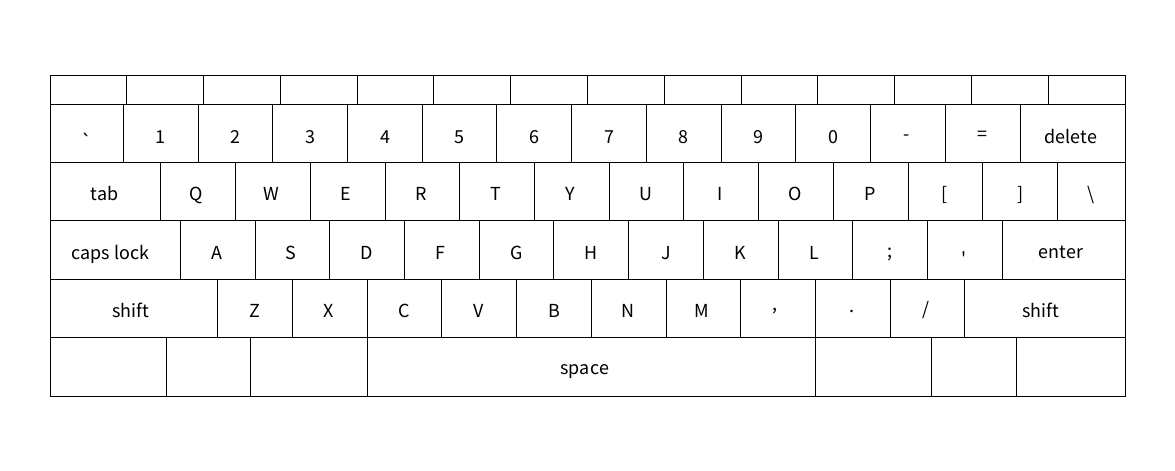
Frame 1 (no input)
Frame 60 (the mouse pressed at the canvas centre just before this capture): identical to frame 1, image omitted
Frame 120 (the mouse held since frame 60 and released just before this capture): identical to frame 1, image omitted

The Processing sketch that drew this single still picture (run headless with seeded random() and noise(); from frame 60 on, the mouse is pressed at the canvas centre):

// Processing sketch: EndLab
// ── EndLab.pde
String letters = "";
void setup() {
  size(1175, 471);
}
void draw() {
  background(255, 255, 255);
  drawGrid();
  drawLetters();
  //keyPressed();
}
void drawGrid() {
  stroke(0);
  strokeWeight(1);
  //outline
  line(1125.06, 75, 50, 75);
  line(1125.06, 396, 50, 396);
  line(1125.06, 75, 1125.06, 396);
  line(50, 396, 50, 75);
  //hor lines
  line(1125.06, 104.18, 50, 104.18);
  line(1125.06, 162.54, 50, 162.54);
  line(1125.06, 220.9, 50, 220.9);
  line(1125.06, 279.26, 50, 279.26);
  line(1125.06, 337.62, 50, 337.62);
  //vert row #1
  line(126.79, 75, 126.79, 104.18);
  line(203.58, 75, 203.58, 104.18);
  line(280.37, 75, 280.37, 104.18);
  line(357.16, 75, 357.16, 104.18);
  line(433.95, 75, 433.95, 104.18);
  line(510.74, 75, 510.74, 104.18);
  line(587.53, 75, 587.53, 104.18);
  line(664.32, 75, 664.32, 104.18);
  line(741.11, 75, 741.11, 104.18);
  line(817.9, 75, 817.9, 104.18);
  line(894.69, 75, 894.69, 104.18);
  line(971.48, 75, 971.48, 104.18);
  line(1048.27, 75, 1048.27, 104.18);
  //vert row #2
  line(126.79*.97307692, 104.18, 126.79*.97307692, 162.54);
  line(203.58*.97307692, 104.18, 203.58*.97307692, 162.54);
  line(280.37*.97307692, 104.18, 280.37*.97307692, 162.54);
  line(357.16*.97307692, 104.18, 357.16*.97307692, 162.54);
  line(433.95*.97307692, 104.18, 433.95*.97307692, 162.54);
  line(510.74*.97307692, 104.18, 510.74*.97307692, 162.54);
  line(587.53*.97307692, 104.18, 587.53*.97307692, 162.54);
  line(664.32*.97307692, 104.18, 664.32*.97307692, 162.54);
  line(741.11*.97307692, 104.18, 741.11*.97307692, 162.54);
  line(817.9*.97307692, 104.18, 817.9*.97307692, 162.54);
  line(894.69*.97307692, 104.18, 894.69*.97307692, 162.54);
  line(971.48*.97307692, 104.18, 971.48*.97307692, 162.54);
  line(1048.27*.97307692, 104.18, 1048.27*.97307692, 162.54);
  //vert row #3
  line(126.79*.97307692+37.5, 162.54, 126.79*.97307692+37.5, 220.9);
  line(203.58*.97307692+37.5, 162.54, 203.58*.97307692+37.5, 220.9);
  line(280.37*.97307692+37.5, 162.54, 280.37*.97307692+37.5, 220.9);
  line(357.16*.97307692+37.5, 162.54, 357.16*.97307692+37.5, 220.9);
  line(433.95*.97307692+37.5, 162.54, 433.95*.97307692+37.5, 220.9);
  line(510.74*.97307692+37.5, 162.54, 510.74*.97307692+37.5, 220.9);
  line(587.53*.97307692+37.5, 162.54, 587.53*.97307692+37.5, 220.9);
  line(664.32*.97307692+37.5, 162.54, 664.32*.97307692+37.5, 220.9);
  line(741.11*.97307692+37.5, 162.54, 741.11*.97307692+37.5, 220.9);
  line(817.9*.97307692+37.5, 162.54, 817.9*.97307692+37.5, 220.9);
  line(894.69*.97307692+37.5, 162.54, 894.69*.97307692+37.5, 220.9);
  line(971.48*.97307692+37.5, 162.54, 971.48*.97307692+37.5, 220.9);
  line(1048.27*.97307692+37.5, 162.54, 1048.27*.97307692+37.5, 220.9);
  //vert row #4
  line(126.79*.97307692+57, 220.9, 126.79*.97307692+57, 279.26);
  line(203.58*.97307692+57, 220.9, 203.58*.97307692+57, 279.26);
  line(280.37*.97307692+57, 220.9, 280.37*.97307692+57, 279.26);
  line(357.16*.97307692+57, 220.9, 357.16*.97307692+57, 279.26);
  line(433.95*.97307692+57, 220.9, 433.95*.97307692+57, 279.26);
  line(510.74*.97307692+57, 220.9, 510.74*.97307692+57, 279.26);
  line(587.53*.97307692+57, 220.9, 587.53*.97307692+57, 279.26);
  line(664.32*.97307692+57, 220.9, 664.32*.97307692+57, 279.26);
  line(741.11*.97307692+57, 220.9, 741.11*.97307692+57, 279.26);
  line(817.9*.97307692+57, 220.9, 817.9*.97307692+57, 279.26);
  line(894.69*.97307692+57, 220.9, 894.69*.97307692+57, 279.26);
  line(971.48*.97307692+57, 220.9, 971.48*.97307692+57, 279.26);
  //vert row #5
  line(126.79*.97307692+94.3612883434, 279.26, 126.79*.97307692+94.3612883434, 337.62);
  line(203.58*.97307692+94.3612883434, 279.26, 203.58*.97307692+94.3612883434, 337.62);
  line(280.37*.97307692+94.3612883434, 279.26, 280.37*.97307692+94.3612883434, 337.62);
  line(357.16*.97307692+94.3612883434, 279.26, 357.16*.97307692+94.3612883434, 337.62);
  line(433.95*.97307692+94.3612883434, 279.26, 433.95*.97307692+94.3612883434, 337.62);
  line(510.74*.97307692+94.3612883434, 279.26, 510.74*.97307692+94.3612883434, 337.62);
  line(587.53*.97307692+94.3612883434, 279.26, 587.53*.97307692+94.3612883434, 337.62);
  line(664.32*.97307692+94.3612883434, 279.26, 664.32*.97307692+94.3612883434, 337.62);
  line(741.11*.97307692+94.3612883434, 279.26, 741.11*.97307692+94.3612883434, 337.62);
  line(817.9*.97307692+94.3612883434, 279.26, 817.9*.97307692+94.3612883434, 337.62);
  line(894.69*.97307692+94.3612883434, 279.26, 894.69*.97307692+94.3612883434, 337.62);
  //space bar
  line(280.37*.97307692+94.3612883434, 337.62, 280.37*.97307692+94.3612883434, 396);
  line(741.11*.97307692+94.3612883434, 337.62, 741.11*.97307692+94.3612883434, 396);
  //rest of vert row #6
  line(116.30038361472666663+50, 337.62, 116.30038361472666663+50, 396);
  line(116.30038361472666663+50+84.58209717434666664, 337.62, 116.30038361472666663+50+84.58209717434666664, 396);
  line(116.30038361472666663+815.5183245246, 337.62, 116.30038361472666663+815.5183245246, 396);
  line(116.30038361472666663+815.5183245246+84.58209717434666664, 337.62, 116.30038361472666663+815.5183245246+84.58209717434666664, 396);
}
void drawLetters() {
  fill(0);
  //row 2
  textSize(20);
  text("`", 80.6882113434, 148.36);
  text("1", 155.4107880302, 143.36);
  text("2", 155.4107880302+74.7225766868, 143.36);
  text("3", 155.4107880302+(74.7225766868*2), 143.36);
  text("4", 155.4107880302+(74.7225766868*3), 143.36);
  text("5", 155.4107880302+(74.7225766868*4), 143.36);
  text("6", 155.4107880302+(74.7225766868*5), 143.36);
  text("7", 155.4107880302+(74.7225766868*6), 143.36);
  text("8", 155.4107880302+(74.7225766868*7), 143.36);
  text("9", 155.4107880302+(74.7225766868*8), 143.36);
  text("0", 155.4107880302+(74.7225766868*9), 143.36);
  text("-", 155.4107880302+(74.7225766868*10), 140.36);
  text("=", 155.4107880302+(74.7225766868*11), 140.36);
  text("delete", 155.4107880302+(74.7225766868*12)-8, 143.36);
  //row 3
  text("tab", 90, 200);
  text("Q", 90+(74.7225766868)+24, 200);
  text("W", 90+(74.7225766868*2)+24, 200);
  text("E", 90+(74.7225766868*3)+26, 200);
  text("R", 90+(74.7225766868*4)+26, 200);
  text("T", 90+(74.7225766868*5)+26, 200);
  text("Y", 90+(74.7225766868*6)+27, 200);
  text("U", 90+(74.7225766868*7)+26, 200);
  text("I", 90+(74.7225766868*8)+29, 200);
  text("O", 90+(74.7225766868*9)+25, 200);
  text("P", 90+(74.7225766868*10)+27, 200);
  text("[", 90+(74.7225766868*11)+29, 200);
  text("]", 90+(74.7225766868*12)+30, 200);
  text("\\", 90+(74.7225766868*13)+26, 200);
  //row 4
  text("caps lock", 71, 259);
  text("enter", 1038, 258);
  text("A", 90+(74.7225766868)+46, 259);
  text("S", 90+(74.7225766868*2)+46, 259);
  text("D", 90+(74.7225766868*3)+46, 259);
  text("F", 90+(74.7225766868*4)+46, 259);
  text("G", 90+(74.7225766868*5)+46, 259);
  text("H", 90+(74.7225766868*6)+46, 259);
  text("J", 90+(74.7225766868*7)+48, 259);
  text("K", 90+(74.7225766868*8)+46, 259);
  text("L", 90+(74.7225766868*9)+46, 259);
  text(";", 90+(74.7225766868*10)+50, 257);
  text("'", 90+(74.7225766868*11)+49, 265);
  //row 5 217.7377110302
  text("shift", 112, 317);
  text("shift", 1022, 317);
  text("Z", 128+(74.7225766868)+46, 317);
  text("X", 128+(74.7225766868*2)+46, 317);
  text("C", 128+(74.7225766868*3)+46, 317);
  text("V", 128+(74.7225766868*4)+46, 317);
  text("B", 128+(74.7225766868*5)+46, 317);
  text("N", 128+(74.7225766868*6)+45, 317);
  text("M", 128+(74.7225766868*7)+43, 317);
  text(",", 128+(74.7225766868*8)+46, 310);
  text(".", 128+(74.7225766868*9)+48, 312);
  text("/", 128+(74.7225766868*10)+47, 315);
  //row 6
  text("space", 560, 374);
}
void keyPressed() {
  fill(255, 0, 0);
  //row 2
  if (key == '`') {
    rect(50, 104.18, 74.7225766868, 58.36);
    letters = letters + "`";
  }
  if (key == '1') {
    rect(126.79*.97307692, 104.18, 74.7225766868, 58.36);
    letters = letters + "1";
  }
  if (key == '2') {
    rect(203.58*.97307692, 104.18, 74.7225766868, 58.36);
    letters = letters + "2";
  }
  if (key == '3') {
    rect(280.37*.97307692, 104.18, 74.7225766868, 58.36);
    letters = letters + "3";
  }
  if (key == '4') {
    rect(357.16*.97307692, 104.18, 74.7225766868, 58.36);
    letters = letters + "4";
  }
  if (key == '5') {
    rect(433.95*.97307692, 104.18, 74.7225766868, 58.36);
    letters = letters + "5";
  }
  if (key == '6') {
    rect(510.74*.97307692, 104.18, 74.7225766868, 58.36);
    letters = letters + "6";
  }
  if (key == '7') {
    rect(587.53*.97307692, 104.18, 74.7225766868, 58.36);
    letters = letters + "7";
  }
  if (key == '8') {
    rect(664.32*.97307692, 104.18, 74.7225766868, 58.36);
    letters = letters + "8";
  }
  if (key == '9') {
    rect(741.11*.97307692, 104.18, 74.7225766868, 58.36);
    letters = letters + "9";
  }
  if (key == '0') {
    rect(817.9*.97307692, 104.18, 74.7225766868, 58.36);
    letters = letters + "0";
  }
  if (key == '-') {
    rect(894.69*.97307692, 104.18, 74.7225766868, 58.36);
    letters = letters + "-";
  }
  if (key == '=') {
    rect(971.48*.97307692, 104.18, 74.7225766868, 58.36);
    letters = letters + "=";
  }
  if (key == BACKSPACE) {
    rect(1048.27*.97307692, 104.18, 105.0126570716, 58.36);
    letters = letters.substring(0, letters.length()-1);
    //row 3
  }
  if (key == TAB) {
    rect(50, 162.54, 110.8764226868, 58.36);
    letters = letters + "     ";
  }
  if (key == 'q') {
    rect(126.79*.97307692+37.5, 162.54, 74.7225766868, 58.36);
    letters = letters + "q";
  }
  if (key == 'w') {
    rect(203.58*.97307692+37.5, 162.54, 74.7225766868, 58.36);
    letters = letters + "w";
  }
  if (key == 'e') {
    rect(280.37*.97307692+37.5, 162.54, 74.7225766868, 58.36);
    letters = letters + "e";
  }
  if (key == 'r') {
    rect(357.16*.97307692+37.5, 162.54, 74.7225766868, 58.36);
    letters = letters + "r";
  }
  if (key == 't') {
    rect(433.95*.97307692+37.5, 162.54, 74.7225766868, 58.36);
    letters = letters + "t";
  }
  if (key == 'y') {
    rect(510.74*.97307692+37.5, 162.54, 74.7225766868, 58.36);
    letters = letters + "y";
  }
  if (key == 'u') {
    rect(587.53*.97307692+37.5, 162.54, 74.7225766868, 58.36);
    letters = letters + "u";
  }
  if (key == 'i') {
    rect(664.32*.97307692+37.5, 162.54, 74.7225766868, 58.36);
    letters = letters + "i";
  }
  if (key == 'o') {
    rect(741.11*.97307692+37.5, 162.54, 74.7225766868, 58.36);
    letters = letters + "o";
  }
  if (key == 'p') {
    rect(817.9*.97307692+37.5, 162.54, 74.7225766868, 58.36);
    letters = letters + "p";
  }
  if (key == '[') {
    rect(894.69*.97307692+37.5, 162.54, 74.7225766868, 58.36);
    letters = letters + "[";
  }
  if (key == ']') {
    rect(971.48*.97307692+37.5, 162.54, 74.7225766868, 58.36);
    letters = letters + "]";
  }
  if (key == '\\') {
    rect(1048.27*.97307692+37.5, 162.54, 67.5126570716, 58.36);
    letters = letters + "\\";
  }
  //row 4
  if (key == 'a') {
    rect(126.79*.97307692+57, 220.9, 74.7225766868, 58.36);
    letters = letters + "a";
  }
  if (key == 's') {
    rect(203.58*.97307692+57, 220.9, 74.7225766868, 58.36);
    letters = letters + "s";
  }
  if (key == 'd') {
    rect(280.37*.97307692+57, 220.9, 74.7225766868, 58.36);
    letters = letters + "d";
  }
  if (key == 'f') {
    rect(357.16*.97307692+57, 220.9, 74.7225766868, 58.36);
    letters = letters + "f";
  }
  if (key == 'g') {
    rect(433.95*.97307692+57, 220.9, 74.7225766868, 58.36);
    letters = letters + "g";
  }
  if (key == 'h') {
    rect(510.74*.97307692+57, 220.9, 74.7225766868, 58.36);
    letters = letters + "h";
  }
  if (key == 'j') {
    rect(587.53*.97307692+57, 220.9, 74.7225766868, 58.36);
    letters = letters + "j";
  }
  if (key == 'k') {
    rect(664.32*.97307692+57, 220.9, 74.7225766868, 58.36);
    letters = letters + "k";
  }
  if (key == 'l') {
    rect(741.11*.97307692+57, 220.9, 74.7225766868, 58.36);
    letters = letters + "l";
  }
  if (key == ';') {
    rect(817.9*.97307692+57, 220.9, 74.7225766868, 58.36);
    letters = letters + ";";
  }
  if (key == '\'') {
    rect(894.69*.97307692+57, 220.9, 74.7225766868, 58.36);
    letters = letters + "'";
  }
  if (key == ENTER) {
    println(letters);
    letters = "";
  }
  //row 5
  if (key == 'z') {
    rect(126.79*.97307692+94.3612883434, 279.26, 74.7225766868, 58.36);
    letters = letters + "z";
  }
  if (key == 'x') {
    rect(203.58*.97307692+94.3612883434, 279.26, 74.7225766868, 58.36);
    letters = letters + "x";
  }
  if (key == 'c') {
    rect(280.37*.97307692+94.3612883434, 279.26, 74.7225766868, 58.36);
    letters = letters + "c";
  }
  if (key == 'v') {
    rect(357.16*.97307692+94.3612883434, 279.26, 74.7225766868, 58.36);
    letters = letters + "v";
  }
  if (key == 'b') {
    rect(433.95*.97307692+94.3612883434, 279.26, 74.7225766868, 58.36);
    letters = letters + "b";
  }
  if (key == 'n') {
    rect(510.74*.97307692+94.3612883434, 279.26, 74.7225766868, 58.36);
    letters = letters + "n";
  }
  if (key == 'm') {
    rect(587.53*.97307692+94.3612883434, 279.26, 74.7225766868, 58.36);
    letters = letters + "m";
  }
  if (key == ',') {
    rect(664.32*.97307692+94.3612883434, 279.26, 74.7225766868, 58.36);
    letters = letters + ",";
  }
  if (key == '.') {
    rect(741.11*.97307692+94.3612883434, 279.26, 74.7225766868, 58.36);
    letters = letters + ".";
  }
  if (key == '/') {
    rect(817.9*.97307692+94.3612883434, 279.26, 74.7225766868, 58.36);
    letters = letters + "/";
  }
  if (key == 'Q') {
    rect(126.79*.97307692+37.5, 162.54, 74.7225766868, 58.36);
    letters = letters + "Q";
  }
  if (key == 'W') {
    rect(203.58*.97307692+37.5, 162.54, 74.7225766868, 58.36);
    letters = letters + "W";
  }
  if (key == 'E') {
    rect(280.37*.97307692+37.5, 162.54, 74.7225766868, 58.36);
    letters = letters + "E";
  }
  if (key == 'R') {
    rect(357.16*.97307692+37.5, 162.54, 74.7225766868, 58.36);
    letters = letters + "R";
  }
  if (key == 'T') {
    rect(433.95*.97307692+37.5, 162.54, 74.7225766868, 58.36);
    letters = letters + "T";
  }
  if (key == 'Y') {
    rect(510.74*.97307692+37.5, 162.54, 74.7225766868, 58.36);
    letters = letters + "Y";
  }
  if (key == 'U') {
    rect(587.53*.97307692+37.5, 162.54, 74.7225766868, 58.36);
    letters = letters + "U";
  }
  if (key == 'I') {
    rect(664.32*.97307692+37.5, 162.54, 74.7225766868, 58.36);
    letters = letters + "I";
  }
  if (key == 'O') {
    rect(741.11*.97307692+37.5, 162.54, 74.7225766868, 58.36);
    letters = letters + "O";
  }
  if (key == 'P') {
    rect(817.9*.97307692+37.5, 162.54, 74.7225766868, 58.36);
    letters = letters + "P";
  }
  //row 4
  if (key == 'A') {
    rect(126.79*.97307692+57, 220.9, 74.7225766868, 58.36);
    letters = letters + "A";
  }
  if (key == 'S') {
    rect(203.58*.97307692+57, 220.9, 74.7225766868, 58.36);
    letters = letters + "S";
  }
  if (key == 'D') {
    rect(280.37*.97307692+57, 220.9, 74.7225766868, 58.36);
    letters = letters + "D";
  }
  if (key == 'F') {
    rect(357.16*.97307692+57, 220.9, 74.7225766868, 58.36);
    letters = letters + "F";
  }
  if (key == 'G') {
    rect(433.95*.97307692+57, 220.9, 74.7225766868, 58.36);
    letters = letters + "G";
  }
  if (key == 'H') {
    rect(510.74*.97307692+57, 220.9, 74.7225766868, 58.36);
    letters = letters + "H";
  }
  if (key == 'J') {
    rect(587.53*.97307692+57, 220.9, 74.7225766868, 58.36);
    letters = letters + "J";
  }
  if (key == 'K') {
    rect(664.32*.97307692+57, 220.9, 74.7225766868, 58.36);
    letters = letters + "K";
  }
  if (key == 'L') {
    rect(741.11*.97307692+57, 220.9, 74.7225766868, 58.36);
    letters = letters + "L";
  }
  //row 5
  if (key == 'Z') {
    rect(126.79*.97307692+94.3612883434, 279.26, 74.7225766868, 58.36);
    letters = letters + "Z";
  }
  if (key == 'X') {
    rect(203.58*.97307692+94.3612883434, 279.26, 74.7225766868, 58.36);
    letters = letters + "X";
  }
  if (key == 'C') {
    rect(280.37*.97307692+94.3612883434, 279.26, 74.7225766868, 58.36);
    letters = letters + "C";
  }
  if (key == 'V') {
    rect(357.16*.97307692+94.3612883434, 279.26, 74.7225766868, 58.36);
    letters = letters + "V";
  }
  if (key == 'B') {
    rect(433.95*.97307692+94.3612883434, 279.26, 74.7225766868, 58.36);
    letters = letters + "B";
  }
  if (key == 'N') {
    rect(510.74*.97307692+94.3612883434, 279.26, 74.7225766868, 58.36);
    letters = letters + "N";
  }
  if (key == 'M') {
    rect(587.53*.97307692+94.3612883434, 279.26, 74.7225766868, 58.36);
    letters = letters + "M";
  }
  //space
  if (key == ' ') {
    rect(280.37*.97307692+94.3612883434, 337.62, 448.3354601208, 58.36);
    letters = letters + " ";
  }
}
